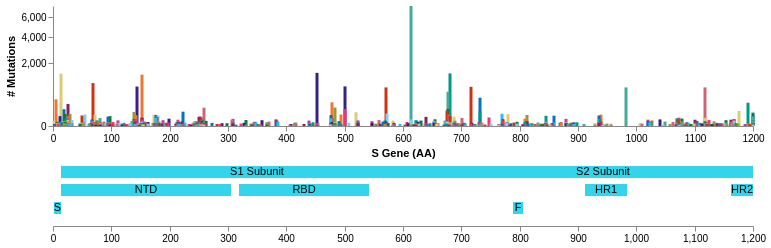

Vega-Lite specification stored for this chart:
### Vega specification from a JSON file in a GitHub repository (floating-point values rounded to 4 significant figures; data arrays with more than 128 entries replaced by an {"elided": "..."} marker saying what was removed)
{"$schema": "https://vega.github.io/schema/vega/v5.json", "description": "A basic bar chart example, with value labels shown upon mouse hover.", "width": 700, "height": 220, "padding": 5, "signals": [{"name": "entropyPlotHeight", "value": 120}, {"name": "domainPlotHeight", "value": 60}, {"name": "domainPlotYRange", "update": "[domainPlotHeight, 0]"}, {"name": "domainPlotY", "update": "height - domainPlotHeight"}, {"name": "entropyPlotYRange", "update": "[entropyPlotHeight, 0]"}, {"name": "totalSequences", "value": 1000}, {"name": "posField", "value": 1}, {"name": "rectWidth", "update": "invert('xDetail', 3)"}, {"name": "xRange", "value": [0, 1200]}, {"name": "xLabel", "value": "S Gene (AA)"}, {"name": "yLabel", "value": "# Mutations"}, {"name": "detailDomain"}, {"name": "hoverGroup", "value": null, "on": [{"events": "@entropybars:mouseover!", "update": "{group: datum.mutation}"}, {"events": "@entropybars:mouseout!", "update": "null"}]}, {"name": "clearMutation", "value": true, "on": [{"events": "mouseup[!event.item]", "update": "true", "force": true}]}, {"name": "shiftMutation", "value": false, "on": [{"events": "@entropybars:click", "update": "event.shiftKey", "force": true}]}, {"name": "clickedMutation", "value": null, "on": [{"events": "@entropybars:click", "update": "{group: datum.mutation}", "force": true}]}, {"name": "clearDomain", "value": true, "on": [{"events": "window:mousedown", "update": "true", "force": true}]}, {"name": "shiftDomain", "value": false, "on": [{"events": "@domain_rects:click", "update": "event.shiftKey", "force": true}]}, {"name": "clickedDomain", "value": null, "on": [{"events": "@domain_rects:click", "update": "{name: datum.name}", "force": true}]}], "data": [{"name": "table", "format": {"type": "json"}, "values": {"elided": "603 records"}, "transform": [{"type": "formula", "expr": "datum.counts / totalSequences", "as": "percent"}]}, {"name": "tableFiltered", "source": "table", "transform": [{"type": "filter", "expr": "isValid(detailDomain) ? datum.pos >= detailDomain[0] && datum.pos <= detailDomain[1] : datum"}]}, {"name": "selected", "values": [{"group": "S|614|D|G"}], "on": [{"trigger": "clearMutation", "remove": true}, {"trigger": "!shiftMutation", "remove": true}, {"trigger": "!shiftMutation && clickedMutation", "insert": "clickedMutation"}, {"trigger": "shiftMutation && clickedMutation", "toggle": "clickedMutation"}], "transform": [{"type": "formula", "expr": "parseInt(split(datum.group, '|')[1])", "as": "pos"}, {"type": "lookup", "from": "table", "key": "mutation", "values": ["color"], "fields": ["group"], "as": ["color"]}]}, {"name": "domains", "format": {"type": "json"}, "values": [{"abbr": "RBD", "name": "Receptor binding domain", "ranges": [[319, 541]], "row": 1}, {"abbr": "S1 Subunit", "name": "S1 Subunit", "ranges": [[14, 685]], "row": 0}, {"abbr": "S2 Subunit", "name": "S2 Subunit", "ranges": [[686, 1273]], "row": 0}, {"abbr": "S", "name": "Signal Peptide", "ranges": [[1, 13]], "row": 2}, {"abbr": "NTD", "name": "N-Terminal Domain", "ranges": [[14, 305]], "row": 1}, {"abbr": "F", "name": "Fusion Peptide", "ranges": [[788, 806]], "row": 2}, {"abbr": "HR1", "name": "Heptapeptide Repeat Sequence 1", "ranges": [[912, 984]], "row": 1}, {"abbr": "HR2", "name": "Heptapeptide Repeat Sequence 2", "ranges": [[1163, 1213]], "row": 1}, {"abbr": "TM", "name": "Transmembrane Domain", "ranges": [[1213, 1237]], "row": 2}, {"abbr": "CT", "name": "Cytoplasm Domain", "ranges": [[1237, 1273]], "row": 1}], "transform": [{"type": "formula", "expr": "(datum.row > 0 ? -datum.row - (0.5 * datum.row) : datum.row) + 5", "as": "rowTop"}, {"type": "formula", "expr": "(datum.rowTop - 1)", "as": "rowBottom"}, {"type": "formula", "expr": "if(posField, datum.ranges[0][0], (datum.ranges[0][0] * 3 - 2) + xRange[0] - 1)", "as": "start"}, {"type": "formula", "expr": "if(posField, datum.ranges[0][1], datum.start + (datum.ranges[0][1] - datum.ranges[0][0]) * 3 + 2)", "as": "end"}, {"type": "filter", "expr": "datum.start < xRange[1]"}, {"type": "filter", "expr": "indexof(lower(datum.name), 'all') == -1"}]}, {"name": "selectedDomains", "values": [], "on": [{"trigger": "clearDomain", "remove": true}, {"trigger": "!shiftDomain", "remove": true}, {"trigger": "!shiftDomain && clickedDomain", "insert": "clickedDomain"}, {"trigger": "shiftDomain && clickedDomain", "toggle": "clickedDomain"}]}], "scales": [{"name": "xOverview", "type": "linear", "domain": {"signal": "xRange"}, "range": "width", "padding": 0.05, "round": true, "zero": false, "clamp": true}, {"name": "xDetail", "type": "linear", "domain": {"signal": "xRange"}, "domainRaw": {"signal": "detailDomain"}, "range": "width", "padding": 0.05, "round": true, "zero": false, "clamp": true}], "axes": [], "marks": [{"name": "entropybarplot", "type": "group", "encode": {"update": {"x": {"value": 0}, "y": {"value": 0}, "width": {"signal": "width"}, "height": {"signal": "entropyPlotHeight"}}}, "scales": [{"name": "entropyYScale", "type": "pow", "exponent": 0.5, "domain": {"data": "tableFiltered", "field": "counts"}, "range": {"signal": "entropyPlotYRange"}}], "axes": [{"orient": "bottom", "scale": "xDetail", "format": "d", "title": {"signal": "xLabel"}}, {"orient": "left", "scale": "entropyYScale", "labelOverlap": "greedy", "tickCount": 5, "title": {"signal": "yLabel"}}], "marks": [{"name": "entropymark", "type": "rule", "from": {"data": "selected"}, "encode": {"enter": {"zindex": {"value": 1}}, "update": {"x": {"scale": "xDetail", "field": "pos"}, "x2": {"scale": "xDetail", "field": "pos"}, "y": {"value": 0}, "y2": {"signal": "entropyPlotHeight"}, "stroke": {"field": "color"}}}}, {"name": "entropybars", "type": "rect", "from": {"data": "tableFiltered"}, "encode": {"enter": {"stroke": {"value": "#000"}}, "update": {"xc": {"scale": "xDetail", "field": "pos"}, "width": {"scale": "xDetail", "signal": "rectWidth"}, "y": {"scale": "entropyYScale", "field": "counts"}, "y2": {"scale": "entropyYScale", "value": 0}, "tooltip": {"signal": "{title: datum.mutationName, 'Count': datum.counts, '%': format(datum.percent, '.1%')}"}, "fill": {"field": "color"}, "strokeWidth": [{"test": "hoverGroup && hoverGroup.group == datum.mutation", "value": 1}, {"value": 0}], "zindex": [{"test": "hoverGroup && hoverGroup.group == datum.mutation", "value": 3}, {"value": 2}]}}}]}, {"name": "domainPlot", "type": "group", "encode": {"enter": {"fill": {"value": "transparent"}}, "update": {"x": {"value": 0}, "y": {"signal": "domainPlotY"}, "width": {"signal": "width"}, "height": {"signal": "domainPlotHeight"}}}, "signals": [{"name": "brush", "value": 0, "on": [{"events": "@domainPlot:mousedown", "update": "[x(), x()]"}, {"events": "[@domainPlot:mousedown, window:mouseup] > window:mousemove!", "update": "[brush[0], clamp(x(), 0, width)]"}, {"events": {"signal": "delta"}, "update": "clampRange([anchor[0] + delta, anchor[1] + delta], 0, width)"}, {"events": "@domain_rects:mousedown", "update": "[scale('xOverview', datum.start), scale('xOverview', datum.end)]"}]}, {"name": "anchor", "value": null, "on": [{"events": "@brush:mousedown", "update": "slice(brush)"}]}, {"name": "xdown", "value": 0, "on": [{"events": "@brush:mousedown", "update": "x()"}]}, {"name": "delta", "value": 0, "on": [{"events": "[@brush:mousedown, window:mouseup] > window:mousemove!", "update": "x() - xdown"}]}, {"name": "detailDomain", "push": "outer", "on": [{"events": {"signal": "brush"}, "update": "span(brush) ? invert('xOverview', brush) : null"}]}], "scales": [{"name": "domainYScale", "type": "linear", "domain": [0, 5], "range": {"signal": "domainPlotYRange"}}], "axes": [{"orient": "bottom", "scale": "xOverview"}], "marks": [{"name": "domain_rects", "type": "rect", "from": {"data": "domains"}, "encode": {"enter": {"y": {"scale": "domainYScale", "field": "rowTop"}, "y2": {"scale": "domainYScale", "field": "rowBottom"}}, "update": {"x": {"scale": "xOverview", "field": "start"}, "x2": {"scale": "xOverview", "field": "end"}, "tooltip": {"signal": "{ title: datum.name, 'start': datum.start, 'end': datum.end }"}, "strokeWidth": {"value": 0}, "fill": [{"test": "indata('selectedDomains', 'name', datum.name)", "value": "#34d5aa"}, {"value": "#34d5eb"}]}, "hover": {"fill": {"value": "#34eeaa"}, "strokeWidth": {"value": 1}, "stroke": {"value": "black"}, "cursor": {"value": "pointer"}}}}, {"name": "domain_labels", "type": "text", "from": {"data": "domain_rects"}, "interactive": false, "encode": {"enter": {"y": {"field": "y"}, "dy": {"field": "height", "mult": 0.5}, "align": {"value": "center"}, "baseline": {"value": "middle"}, "fill": {"value": "black"}}, "update": {"x": {"field": "x"}, "dx": {"field": "width", "mult": 0.5}, "tooltip": {"signal": "datum.tooltip"}, "text": {"field": "datum.abbr"}}}}, {"type": "rect", "name": "brush", "interactive": false, "encode": {"enter": {"y": {"value": 0}, "height": {"signal": "domainPlotHeight"}, "fill": {"value": "#333"}, "fillOpacity": {"value": 0.2}}, "update": {"x": {"signal": "brush[0]"}, "x2": {"signal": "brush[1]"}}}}, {"type": "rect", "interactive": false, "encode": {"enter": {"y": {"value": 0}, "height": {"signal": "domainPlotHeight"}, "width": {"value": 0}, "fill": {"value": "firebrick"}}, "update": {"x": {"signal": "brush[0]"}}}}, {"type": "rect", "interactive": false, "encode": {"enter": {"y": {"value": 0}, "height": {"signal": "domainPlotHeight"}, "width": {"value": 0}, "fill": {"value": "firebrick"}}, "update": {"x": {"signal": "brush[1]"}}}}]}]}
